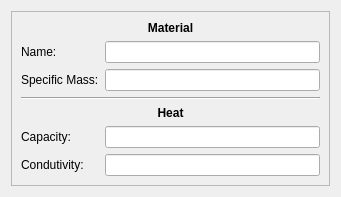
<?xml version="1.0" encoding="UTF-8"?>
<ui version="4.0">
 <class>Heat</class>
 <widget class="QDialog" name="Heat">
  <property name="geometry">
   <rect>
    <x>0</x>
    <y>0</y>
    <width>341</width>
    <height>170</height>
   </rect>
  </property>
  <property name="windowTitle">
   <string>Heat</string>
  </property>
  <layout class="QVBoxLayout" name="verticalLayout">
   <item>
    <widget class="QFrame" name="frame">
     <property name="frameShape">
      <enum>QFrame::StyledPanel</enum>
     </property>
     <property name="frameShadow">
      <enum>QFrame::Raised</enum>
     </property>
     <layout class="QGridLayout" name="gridLayout">
      <item row="5" column="1">
       <widget class="QLineEdit" name="edit_capa"/>
      </item>
      <item row="0" column="0" colspan="2">
       <widget class="QLabel" name="label_material">
        <property name="font">
         <font>
          <weight>75</weight>
          <bold>true</bold>
         </font>
        </property>
        <property name="text">
         <string>Material</string>
        </property>
        <property name="alignment">
         <set>Qt::AlignCenter</set>
        </property>
       </widget>
      </item>
      <item row="1" column="1">
       <widget class="QLineEdit" name="edit_name">
        <property name="minimumSize">
         <size>
          <width>0</width>
          <height>0</height>
         </size>
        </property>
        <property name="maximumSize">
         <size>
          <width>16777215</width>
          <height>16777215</height>
         </size>
        </property>
       </widget>
      </item>
      <item row="3" column="0" colspan="2">
       <widget class="Line" name="line">
        <property name="orientation">
         <enum>Qt::Horizontal</enum>
        </property>
       </widget>
      </item>
      <item row="2" column="0">
       <widget class="QLabel" name="label_mass">
        <property name="text">
         <string>Specific Mass:</string>
        </property>
       </widget>
      </item>
      <item row="5" column="0">
       <widget class="QLabel" name="label_capa">
        <property name="text">
         <string>Capacity:</string>
        </property>
       </widget>
      </item>
      <item row="6" column="0">
       <widget class="QLabel" name="label_cond">
        <property name="text">
         <string>Condutivity:</string>
        </property>
       </widget>
      </item>
      <item row="6" column="1">
       <widget class="QLineEdit" name="edit_cond"/>
      </item>
      <item row="2" column="1">
       <widget class="QLineEdit" name="edit_mass">
        <property name="minimumSize">
         <size>
          <width>0</width>
          <height>0</height>
         </size>
        </property>
        <property name="maximumSize">
         <size>
          <width>16777215</width>
          <height>16777215</height>
         </size>
        </property>
       </widget>
      </item>
      <item row="1" column="0">
       <widget class="QLabel" name="label_name">
        <property name="text">
         <string>Name:</string>
        </property>
       </widget>
      </item>
      <item row="4" column="0" colspan="2">
       <widget class="QLabel" name="label_heat">
        <property name="font">
         <font>
          <weight>75</weight>
          <bold>true</bold>
         </font>
        </property>
        <property name="text">
         <string>Heat</string>
        </property>
        <property name="alignment">
         <set>Qt::AlignCenter</set>
        </property>
       </widget>
      </item>
     </layout>
    </widget>
   </item>
   <item>
    <spacer name="spacer">
     <property name="orientation">
      <enum>Qt::Vertical</enum>
     </property>
     <property name="sizeHint" stdset="0">
      <size>
       <width>20</width>
       <height>40</height>
      </size>
     </property>
    </spacer>
   </item>
  </layout>
 </widget>
 <resources/>
 <connections/>
 <slots>
  <slot>bla(int)</slot>
 </slots>
</ui>
